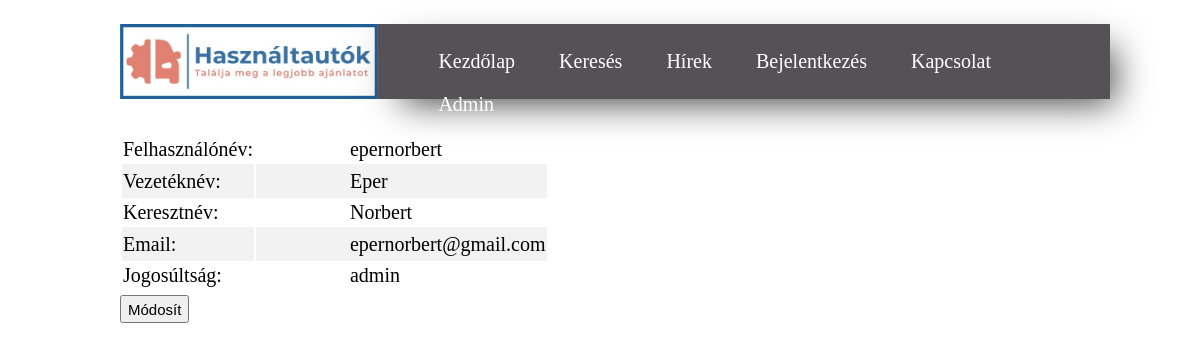
The page /admin/check_advertisement.php?user_id=8 (signed in) on the database its author committed.
### tables this page shows
CREATE TABLE `users` (
  `user_id` int(11) NOT NULL,
  `user_uid` varchar(256) NOT NULL,
  `user_first` varchar(256) NOT NULL,
  `user_last` varchar(256) NOT NULL,
  `user_email` varchar(256) NOT NULL,
  `user_pwd` varchar(256) NOT NULL,
  `user_usertype` varchar(255) NOT NULL DEFAULT 'user',
  `user_telephone` int(11) NOT NULL,
  `user_city` varchar(30) NOT NULL
);

### admin/check_advertisement.php (the view, shortened to what this page needs)
<!DOCTYPE html>
<html lang="en">
<head>
    <link type="text/css" rel="stylesheet" href="css/check_advertisemen.css">
    <link rel="stylesheet" href="https://cdnjs.cloudflare.com/ajax/libs/font-awesome/4.7.0/css/font-awesome.min.css">
</head>
<body>
<div>
    <img class="logo" src="../peugeot_208/logohd.jpg" height="75">
</div>
<div class="navbar">
    <ul>
        <li><a href="../index.php">Kezdőlap</a></li>
        <li><a href="#">Keresés</a></li>
        <li><a href="../news.php">Hírek</a></li>
        <li><a href="../login.php">Bejelentkezés</a></li>
        <li><a href="#">Kapcsolat</a></li>
        <?php
            if(isset($_SESSION['u_id'])){
                echo '<li class="navbar_li"><a class="navbar_a" href="admin.php">Admin</a></li>';
            }
        ?>
    </ul>
</div>
<?php
    include '../action.php';
    $sql_user = "SELECT * FROM users WHERE  user_id = '{$_GET['user_id']}'";
    $result_user = mysqli_query($conn, $sql_user);
    $row_user = mysqli_fetch_assoc($result_user);
    echo '<div style="margin: 0 10% 0 10%;">';
        echo '<div class="uid" style=" float: left; margin: 0 2% 1% 0; ">' .
                 '<table>
                        <tr>
                           <td>Felhasználónév: </td>
                           <td class="user-data">'. $row_user['user_uid']. '</td>
                        </tr>
                        <tr>
                           <td>Vezetéknév: </td>
                           <td class="user-data">'. $row_user['user_first'] .'</td>
                        </tr>
                        <tr>
                           <td>Keresztnév: </td>
                           <td class="user-data">'. $row_user['user_last'] .'</td>
                        </tr>
                        <tr>
                           <td>Email: </td>
                           <td class="user-data">'. $row_user['user_email'] .'</td>
                        </tr>
                        <tr>
                           <td>Jogosúltság: </td>
                           <td class="user-data">'. $row_user['user_usertype'] .'</td>
                        </tr>
                 </table>';
                  echo '<button style="margin-top: 5px;" onclick="user_update()">Módosít</button>';
        echo '</div>';
?>

### admin/css/check_advertisemen.css (style rules this page uses)
body { margin: 0; background-color: white; }
.logo { float: left; display: inline-block; margin-top: 2%; margin-left: 10%; }
.navbar { box-shadow: 14px 14px 36px -10px rgba(0,0,0,0.75); background: #565057; padding: 0; float: left; margin: 2% 0 3% 0; width: 61%; font-family: "Times New Roman", Times, serif; height: 75px; }
.navbar li { display: inline-block; padding: 0; vertical-align: middle; }
.navbar a { text-decoration: none; position: relative; display: block; padding: 10px 5px; margin: 0 15px; font-size: 20px; transition: color 0.1s,background-color 0.1s,padding 0.2s ease-in; color: white; }
.navbar a::before { content: ''; display: block; position: absolute; bottom: 3px; left: 0; height: 3px; width: 100%; background-color: blue; transform-origin: right top; transform: scale(0, 1); transition: color 0.1s,transform 0.2s ease-out; }
table tr:nth-child(even) { background-color: #f2f2f2; line-height: 32px; }
table { font-size: 20px; }
button { height: 28px; font-size: 15px; cursor: pointer; }

### admin/check_advertisement.php (style rules this page uses)
.user-data { padding-left: 94px; }

### rows shown on the page
users: user_uid "epernorbert", user_first "Eper", user_last "Norbert", user_email "epernorbert@gmail.com", user_usertype "admin"
